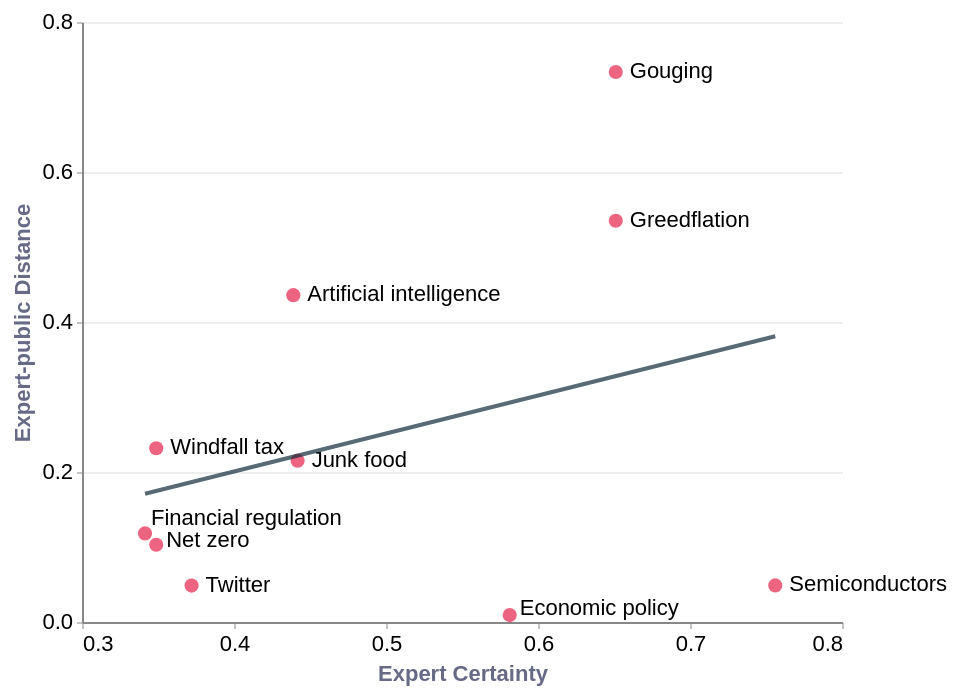

Describe this chart as a Vega-Lite specification.
### Vega-Lite specification from a JSON file in a GitHub repository (floating-point values rounded to 4 significant figures)
{"config": {"view": {"continuousWidth": 300, "continuousHeight": 300, "stroke": "transparent"}, "axis": {"gridOpacity": 0.5, "labelFontSize": 11, "labelPadding": 2, "tickCount": 4, "tickOpacity": 0.5, "tickSize": 3, "ticks": true, "titleColor": "#676A86"}, "axisX": {"grid": false}, "text": {"align": "left", "baseline": "middle", "dx": 7}}, "layer": [{"mark": {"type": "text"}, "encoding": {"text": {"field": "var10", "type": "nominal"}, "x": {"field": "certain", "type": "quantitative"}, "y": {"field": "diff", "type": "quantitative"}}, "transform": [{"filter": "(datum.var10 !== 'Net zero')"}, {"filter": "(datum.var10 !== 'Financial regulation')"}, {"filter": "(datum.var10 !== 'Economic policy')"}]}, {"mark": {"type": "text", "dx": 5, "dy": -2}, "encoding": {"text": {"field": "var10", "type": "nominal"}, "x": {"field": "certain", "type": "quantitative"}, "y": {"field": "diff", "type": "quantitative"}}, "transform": [{"filter": "(datum.var10 === 'Net zero')"}]}, {"mark": {"type": "text", "dx": 3, "dy": -7}, "encoding": {"text": {"field": "var10", "type": "nominal"}, "x": {"field": "certain", "type": "quantitative"}, "y": {"field": "diff", "type": "quantitative"}}, "transform": [{"filter": "(datum.var10 === 'Financial regulation')"}]}, {"mark": {"type": "text", "dx": 5, "dy": -3}, "encoding": {"text": {"field": "var10", "type": "nominal"}, "x": {"field": "certain", "type": "quantitative"}, "y": {"field": "diff", "type": "quantitative"}}, "transform": [{"filter": "(datum.var10 === 'Economic policy')"}]}, {"mark": {"type": "point", "color": "#e6224b", "filled": true, "size": 50}, "encoding": {"x": {"axis": {"title": "Expert Certainty"}, "field": "certain", "scale": {"zero": false}, "type": "quantitative"}, "y": {"axis": {"title": "Expert-public Distance"}, "field": "diff", "type": "quantitative"}}}, {"mark": {"type": "line", "color": "#122b39", "opacity": 0.7, "strokeWidth": 2}, "encoding": {"x": {"axis": {"title": "Expert Certainty"}, "field": "certain", "scale": {"zero": false}, "type": "quantitative"}, "y": {"axis": {"title": "Expert-public Distance"}, "field": "diff", "type": "quantitative"}}, "transform": [{"on": "certain", "regression": "diff"}]}], "data": {"name": "data-9189eb1977f1b4a34f518a0e776a681f"}, "height": 300, "width": 380, "$schema": "https://vega.github.io/schema/vega-lite/v5.8.0.json", "datasets": {"data-9189eb1977f1b4a34f518a0e776a681f": [{"var10": "Artificial intelligence", "diff": 0.4357, "certain": 0.439}, {"var10": "Twitter", "diff": 0.04859, "certain": 0.3721}, {"var10": "Gouging", "diff": 0.7333, "certain": 0.6512}, {"var10": "Net zero", "diff": 0.1029, "certain": 0.3488}, {"var10": "Semiconductors", "diff": 0.04878, "certain": 0.7561}, {"var10": "Greedflation", "diff": 0.535, "certain": 0.6512}, {"var10": "Financial regulation", "diff": 0.1181, "certain": 0.3415}, {"var10": "Economic policy", "diff": 0.009259, "certain": 0.5814}, {"var10": "Windfall tax", "diff": 0.2317, "certain": 0.3488}, {"var10": "Junk food", "diff": 0.215, "certain": 0.4419}]}}
